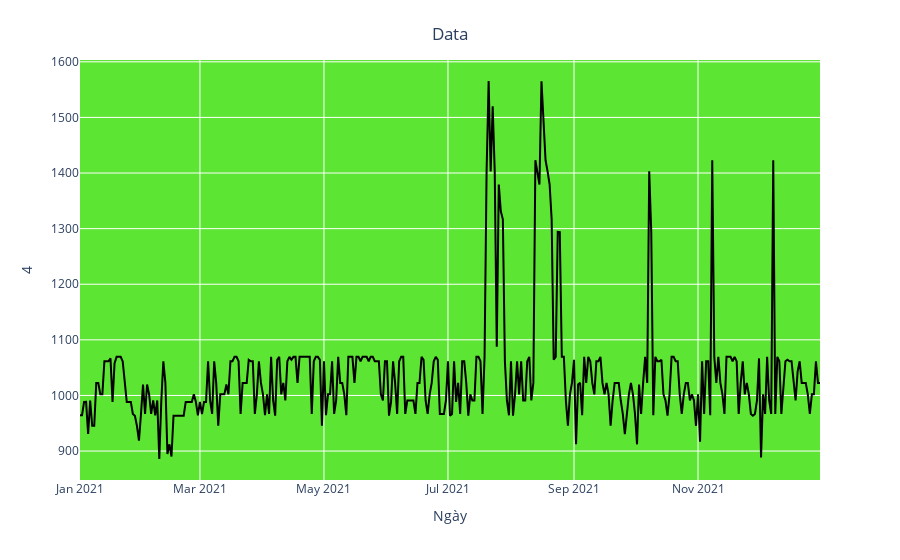

Notebook code for this chart:
### Code cell
import plotly.express as px
fig = px.line(y=df['4'], x=df['Ngày'])
fig.update_traces(line_color='black')
fig.update_layout(xaxis_title="Ngày",
                  yaxis_title="4",
                  title={'text': "Data", 'y':0.95, 'x':0.5, 'xanchor':'center', 'yanchor':'top'},
                  plot_bgcolor='rgba(53,223,0,0.8)')

### Figure 1 — Plotly figure (JSON) as saved in the notebook; plotly's stock layout.template omitted (floating-point values rounded to 4 significant figures; data arrays with more than 128 entries replaced by an {"elided": "..."} marker saying what was removed)
{"data": [{"hovertemplate": "x=%{x}<br>y=%{y}<extra></extra>", "legendgroup": "", "line": {"color": "black", "dash": "solid"}, "marker": {"symbol": "circle"}, "mode": "lines", "name": "", "orientation": "v", "showlegend": false, "type": "scatter", "x": {"elided": "365 str values"}, "xaxis": "x", "y": {"elided": "365 float values"}, "yaxis": "y"}], "layout": {"legend": {"tracegroupgap": 0}, "margin": {"t": 60}, "plot_bgcolor": "rgba(53,223,0,0.8)", "title": {"text": "Data", "x": 0.5, "xanchor": "center", "y": 0.95, "yanchor": "top"}, "xaxis": {"anchor": "y", "domain": [0, 1], "title": {"text": "Ngày"}}, "yaxis": {"anchor": "x", "domain": [0, 1], "title": {"text": "4"}}}}
